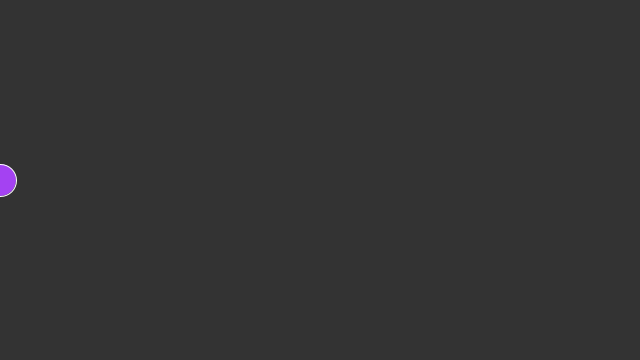
Frame 1 (no input)
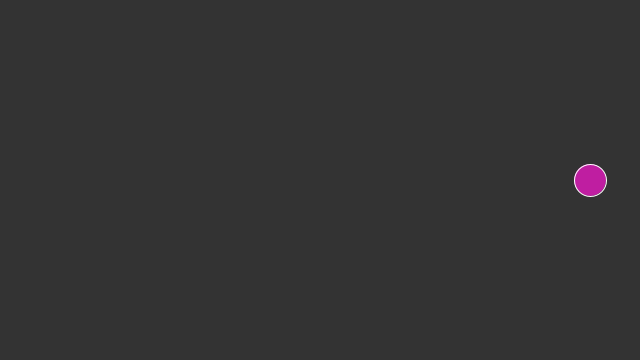
Frame 60 (the mouse pressed at the canvas centre just before this capture)
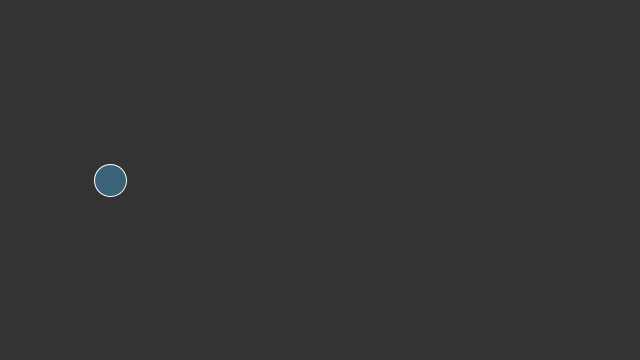
Frame 120 (the mouse held since frame 60 and released just before this capture)

The Processing sketch that drew these frames (run headless with seeded random() and noise(); from frame 60 on, the mouse is pressed at the canvas centre):

// Processing sketch: Bouncy_Ball
// ── Bouncy_Ball.pde

float circleX;
float circleY;
float Xspeed = 10;


void setup ()
{
  size(640,360);
  circleX = 0;
  
}


void draw ()
{
  //Drawing stuff
  
  background(51);
  fill(random(255),random(255),random(255));
  stroke(255);
  ellipse(circleX,height/2,32,32);
  
  circleX = circleX + Xspeed;
  

  
 
  
    if (circleX > width)
  {
    println("Turn Around !!!!");
    Xspeed = -10;
    
  }
  
   if (circleX < 0)
  {
    println("Turn Around !!!!");
    Xspeed = 10;
    
  }
  
  
  
  
 


}
